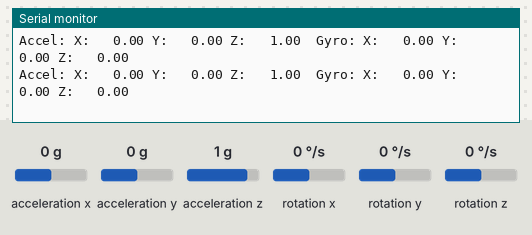
Simulated run of this program. Board: ESP32-S3. On the bench: the last lines printed to the serial monitor. The test bench sets the inputs (shaded band); at power-on: acceleration x 0 g, acceleration y 0 g, acceleration z 1 g, rotation x 0 °/s, rotation y 0 °/s, rotation z 0 °/s.

Above: at 1.2 s.
1.3 s: acceleration x set to -1.4 g
At 1.9 s:
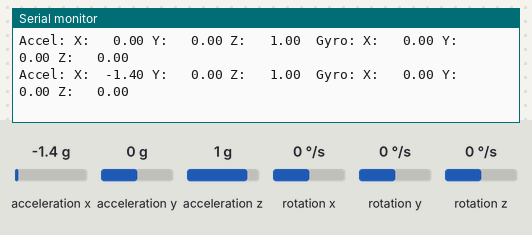
3.5 s: acceleration y set to -1.4 g
At 3.9 s:
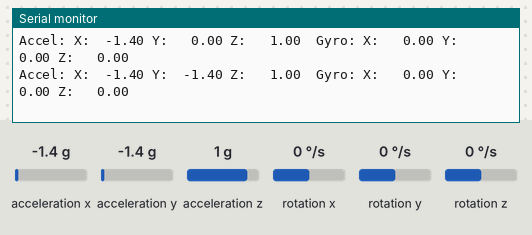
5.5 s: acceleration z set to -1.4 g
At 6.0 s:
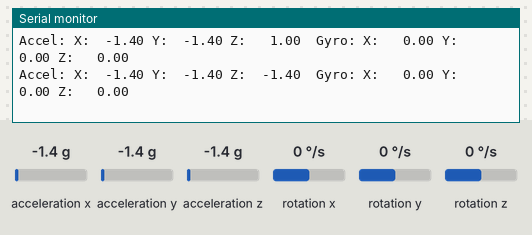
7.5 s: rotation x set to -192 °/s
At 8.0 s:
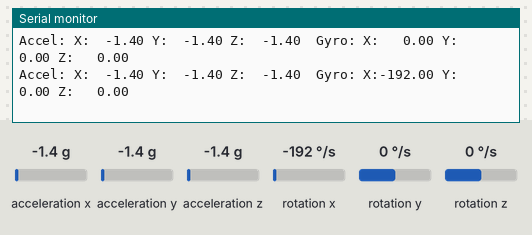
9.5 s: rotation y set to -192 °/s
At 10.0 s:
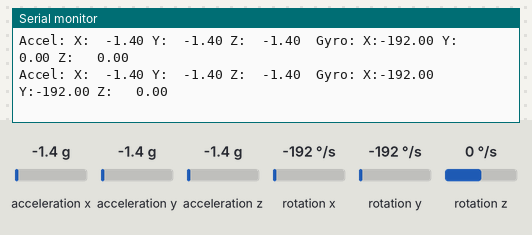
11.5 s: rotation z set to -192 °/s
At 12.0 s:
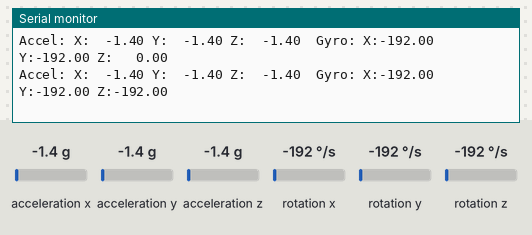

Measured:
- after the input at 1.3 s, the serial monitor: prints a new line after 0.22 s (image 1)
- after the input at 3.5 s, the serial monitor: prints a new line at once (image 2)
- after the input at 5.5 s, the serial monitor: prints a new line after 0.05 s (image 3)
- after the input at 7.5 s, the serial monitor: prints a new line after 0.07 s (image 4)
- after the input at 9.5 s, the serial monitor: prints a new line after 0.09 s (image 5)
- after the input at 11.5 s, the serial monitor: prints a new line after 0.11 s (image 6)

The program:

main.cpp
```cpp
#include <Arduino.h>
#include <Wire.h>
#include <MPU9250_asukiaaa.h>

#define SDA_PIN 7
#define SCL_PIN 6

MPU9250_asukiaaa mySensor;

void setup() {
  Serial.begin(115200);
  Wire.begin(SDA_PIN, SCL_PIN);

  mySensor.setWire(&Wire);
  mySensor.beginAccel();
  mySensor.beginGyro();
  mySensor.beginMag();

  Serial.println("MPU9250 check start");
}

void loop() {
  mySensor.accelUpdate();
  mySensor.gyroUpdate();

  Serial.printf("Accel: X:%7.2f Y:%7.2f Z:%7.2f  ",
                mySensor.accelX(), mySensor.accelY(), mySensor.accelZ());
  Serial.printf("Gyro: X:%7.2f Y:%7.2f Z:%7.2f\n",
                mySensor.gyroX(), mySensor.gyroY(), mySensor.gyroZ());
  delay(500);
}
```
